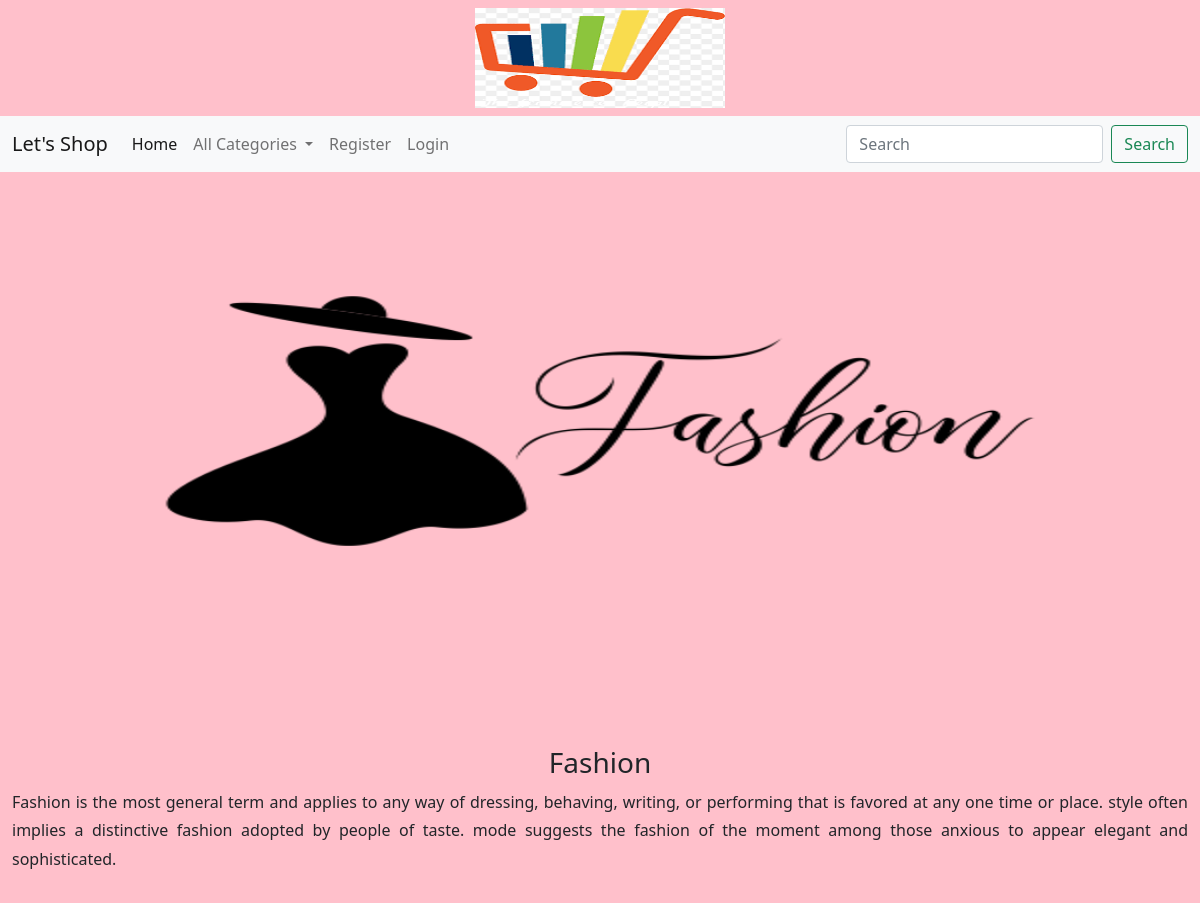
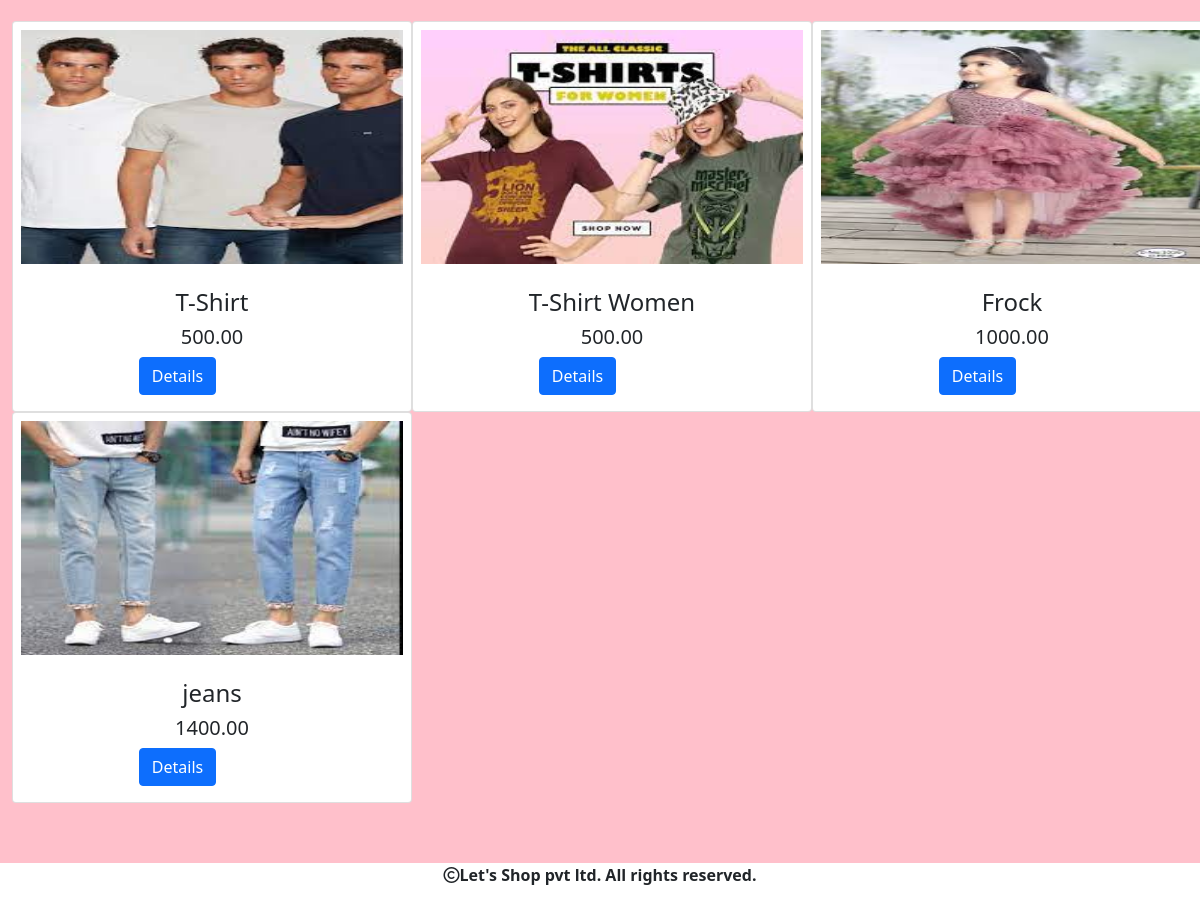
The page /allproducts/Fashion on the database its author committed (2 pictures, top to bottom).
### shop/models.py (models this page shows, shortened)
class Category(models.Model):
    name=models.CharField(max_length=200)
    desc=models.TextField()
    image=models.ImageField(upload_to='shop/categories',blank=True,null=True)

class Product(models.Model):
    name=models.CharField(max_length=200)
    desc=models.TextField()
    image=models.ImageField(upload_to='shop/products',blank=True,null=True)
    price=models.DecimalField(max_digits=10,decimal_places=2)
    category=models.ForeignKey(Category,on_delete=models.CASCADE)
    stock=models.IntegerField()
    available=models.BooleanField(default=True)
    created=models.DateTimeField(auto_now_add=True)
    updated=models.DateTimeField(auto_now=True)

### shop/views.py (the view)
# urls.py: path('allproducts/<p>',views.allproducts,name="allproducts"),
def allproducts(request,p):
    c=Category.objects.get(name=p)
    p=Product.objects.filter(category=c)
    return render(request, 'product.html', {'c': c,'p':p})

### cart/context_processors.py (called while the page is built, shortened)
def productcount(request):
  item_count=0
  return {'count':item_count}

### shop/context_processors.py (called while the page is built)
def menu_links(request):
    c=Category.objects.all()
    return {'links':c}

### templates/product.html
{% extends 'base.html' %}
{% load static %}
{% block content %}
<center>
 <div class="container-fluid mt-4" style="margin-bottom:100px;">
      <img src="{{c.image.url}}" alt=".." class="card-img-top p-2" height="450px" width="750px">
 </div></center>
 <div class="container-fluid mt-1" style="margin-bottom:50px;">
    <h3 class="text-center">{{c.name}}</h3>
    <p style="line-height:1.8; text-align:justify;">{{c.desc}}</p>
</div>
 <div class="container-fluid mt-1 rounded" style="margin-bottom:100px;">
    <div class="row">
        {% for i in p %}
        <div class="col-sm-4">
<div class="card" style="width: 25rem;">
  <img src="{{i.image.url}}" class="card-img-top p-2" alt=".." height="250px" width="100%">
  <div class="card-body">
    <h4 class="card-title text-center">{{i.name}}</h4>
 <h5 class="text-center">{{i.price}}</h5>
    <a href="{% url 'shop:detail' i.name %}" class="btn btn-primary" style="position:relative;left:30%">Details</a>
  </div>
</div>
</div>{% endfor %}
</div></div>
{% endblock %}

### templates/base.html (shortened to what this page needs)
<!DOCTYPE html>
<html lang="en">
{% load static %}
<head>
    <link href="https://cdn.jsdelivr.net/npm/bootstrap@5.0.2/dist/css/bootstrap.min.css" rel="stylesheet">
  <link rel="stylesheet" href="{% static 'css/style.css' %}">
<link rel="stylesheet" href="https://cdnjs.cloudflare.com/ajax/libs/font-awesome/6.5.1/css/all.min.css" />
</head>
<body>
<header>
    <center><img src="{% static 'images/ecommerce.png' %}" height="100px" width="250px" class="m-2"></center>
    <nav class="navbar navbar-expand-lg navbar-light bg-light">
  <div class="container-fluid">
    <a class="navbar-brand" href="#">Let's Shop</a>
    <div class="collapse navbar-collapse" id="navbarSupportedContent">
      <ul class="navbar-nav me-auto mb-2 mb-lg-0">
        <li class="nav-item">
          <a class="nav-link active" aria-current="page" href="{% url 'shop:allcat' %}">Home</a>
        </li>
        <li class="nav-item dropdown">
          <a class="nav-link dropdown-toggle" href="#" id="navbarDropdown" role="button" data-bs-toggle="dropdown" aria-expanded="false">
            All Categories
          </a>
        </li>
        {% if user.is_authenticated %}
        <li class="nav-item">
          <a class="nav-link" area-current="page" href="{% url 'cart:cartview' %}">Cart
            <i class="fa fa-shopping-cart" aria-hidden="true"></i>&nbsp;&nbsp;{{count}}</a>
        </li>
        <li class="nav-item">
          <a class="nav-link" area-current="page" href="{% url 'cart:orderview' %}">Your Orders</a>
        </li>
        <li class="nav-item">
          <a class="nav-link" area-current="page" href="{% url  'shop:logout' %}">Logout</a>
        </li>
        {% else %}
        <li class="nav-item">
          <a class="nav-link" area-current="page" href="{% url  'shop:register' %}">Register</a>
        </li>
        <li class="nav-item">
          <a class="nav-link" area-current="page" href="{% url  'shop:login' %}">Login</a>
        </li>
        {% endif %}
      </ul>
      <form class="d-flex" method="POST" action="{% url 'search:search' %}">
        <input class="form-control me-2" type="search" name="q" placeholder="Search" aria-label="Search">
        <button class="btn btn-outline-success" type="submit">Search</button>
      </form>
    </div>
  </div>
</nav>
</header>
{% block content %}
{% endblock %}
<footer>
<div class="mt-5 footer ">
  <p><i class="fa-regular fa-copyright"></i>Let's Shop pvt ltd. All rights reserved.</p>
</div>
</footer>
</body>
</html>

### static/css/style.css (style rules this page uses)
body { background-color:pink; }
.footer { height:40px; width:100%; background-color:white; position:fixed; bottom:0; left:0; text-align:center; font-weight:bold; }

### rows shown on the page
Category: image (picture), name "Fashion", desc "Fashion is the most general term and applies to any way of dressing, behaving, writing, or performing that is favored at any one time or place. style often implies a distinctive fashion adopted by people of taste. mode suggests the fashion of the moment among those anxious to appear elegant and sophisticated."
Product: image (picture), name "T-Shirt", price "500.00"
Product: image (picture), name "T-Shirt Women", price "500.00"
Product: image (picture), name "Frock", price "1000.00"
Product: image (picture), name "jeans", price "1400.00"
